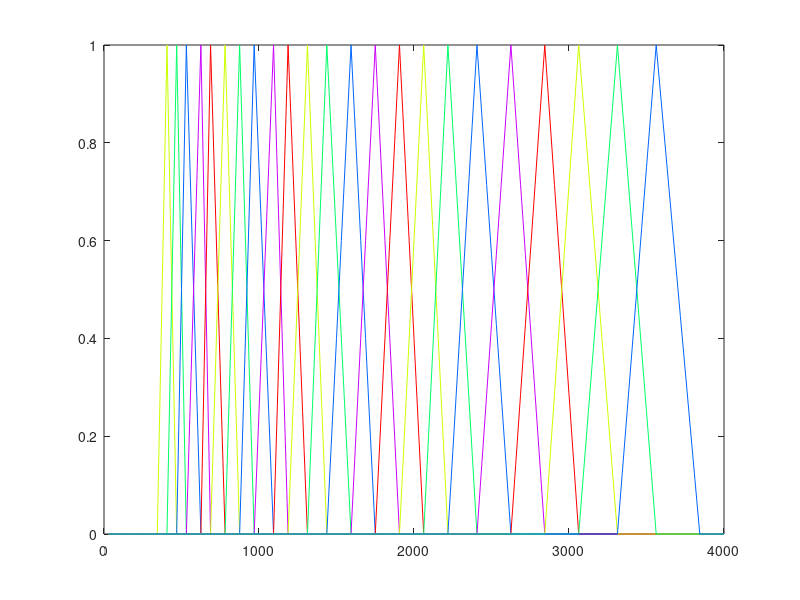

Write MATLAB code to recreate this figure.
clc;
clear all;
close all;

no_of_filters = 23;
lowerf = 300;
upperf = 3800;
Fs = 8000;
no_of_DFT_points = 256;

mel_freq_lower = 2595*log10(1+(lowerf/700));
mel_freq_upper = 2595*log10(1+(upperf/700));

mel_spacing = (mel_freq_upper - mel_freq_lower)/(no_of_filters+1);

mel_filter_cutoffs(1) = mel_freq_lower;
for filter_no = 1:no_of_filters
    mel_filter_cutoffs(filter_no+1) = mel_freq_lower + filter_no*mel_spacing;
end
mel_filter_cutoffs(filter_no+2) = mel_freq_upper;

linear_filter_cutoffs = (10.^(mel_filter_cutoffs/2595) - 1)*700;
linear_filter_cutoffs_discrete = round(linear_filter_cutoffs*no_of_DFT_points/Fs);
%linear_filter_cutoffs_discrete(end) = linear_filter_cutoffs_discrete(end) - 1;

for i = 2:length(linear_filter_cutoffs_discrete)-1
    filter(i-1,1:no_of_DFT_points/2) = 0;
    for j = linear_filter_cutoffs_discrete(i-1):1:linear_filter_cutoffs_discrete(i+1)
        if (j == linear_filter_cutoffs_discrete(i))
            filter(i-1,j+1) = 1;
        elseif (j < linear_filter_cutoffs_discrete(i))
            filter(i-1,j+1) = (j-linear_filter_cutoffs_discrete(i-1))/(linear_filter_cutoffs_discrete(i) - linear_filter_cutoffs_discrete(i-1));
        else
            filter(i-1,j+1) = (linear_filter_cutoffs_discrete(i+1)-j)/(linear_filter_cutoffs_discrete(i+1) - linear_filter_cutoffs_discrete(i));
        end
    end
end


% plotting filter bank
cc = hsv(5);    % For color plot
for k = 1:no_of_filters
    plot(Fs/no_of_DFT_points:(1/no_of_DFT_points)*Fs:Fs/2,filter(k,:),'color',cc(mod(k,5)+1,:));
    hold on;
end
hold off;
filter = [filter zeros(no_of_filters,1)];
